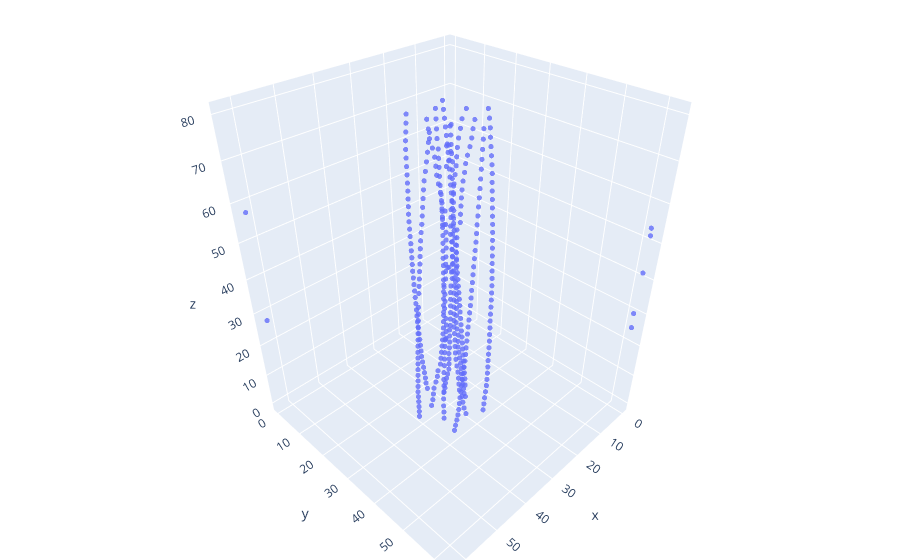

This figure's notebook cell:
### Markdown cell above
Now propagate the knot up to a certain, pre-defined distance

### Code cell
FB = PropKnots(z0, nz, field, maxx, la, False, compress_len=64) # Backwards propagation direction 
F = PropKnots(z0, nz, field, maxx, la, True, compress_len=64) # Forwards propagation direction 

# Swap the elements of the backwards propagating array s.t. the field at z=0 is at the end
temp = FB.copy()
for i in range(len(FB)):
    FB[i] = temp[len(FB)-1-i]

# Store forward/backwards propagated beams onto a single array. 
TP = np.concatenate((FB,F))

# Now compute and plot the singularities. The plotted singularities are scaled in the z-direction by a factor of 2 
sing = Singular2(TP,True)
KnotPlot(sing,2)

### Figure 1 — Plotly figure (JSON) as saved in the notebook; plotly's stock layout.template omitted (floating-point values rounded to 4 significant figures; data arrays with more than 128 entries replaced by an {"elided": "..."} marker saying what was removed)
{"data": [{"marker": {"opacity": 0.8, "size": 3}, "mode": "markers", "type": "scatter3d", "x": {"elided": "430 float values"}, "y": {"elided": "430 float values"}, "z": {"elided": "430 int values"}}], "layout": {"margin": {"b": 0, "l": 0, "r": 0, "t": 0}}}
